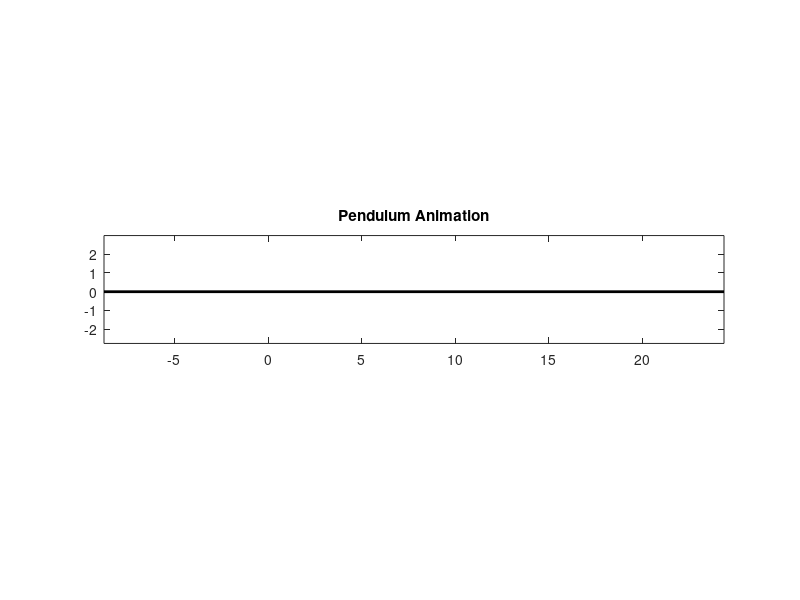

Write MATLAB code to recreate this figure. (Note: this script raises an error after producing the figure.)
%----------Problem 2-----------
diary('output2.txt');
diary on;
clear; clc; close all;

%% Define Parameters and ODE
m1 = 1;           
m2 = 2;           
l = 2;           
g = 9.8;          
M = m2 / (m1 + m2);  

odefun = @(t, y) [...
    y(2);
    -(M * cos(y(1)) * sin(y(1)) * y(2)^2 - (g/l) * sin(y(1))) / (1 - M * cos(y(1))^2);
    y(4);
    -(M * g * sin(y(1)) * cos(y(1)) + M * l * sin(y(1)) * y(2)^2) / (1 - M * cos(y(1))^2)
];
y0 = [pi/4, 1, 0, 0];
t = 0:0.05:20;

[t, y] = ode45(odefun, t, y0);

%% Compute Positions and Axis Limits
x_pivot = y(:,3);           
theta = y(:,1);             
x_mass = x_pivot + l * sin(theta);  
y_mass = -l * cos(theta);   

x_min = min(x_pivot) - l - 1;
x_max = max(x_pivot) + l + 1;
y_min = min(y_mass) - 1;
y_max = max(y_mass) + 1;

%% Set Up Video
figure;
plot([x_min, x_max], [0, 0], 'k-', 'LineWidth', 2);                      % Horizontal track
hold on;
pivot = plot(nan, nan, 'ro', 'MarkerSize', 3, 'MarkerFaceColor', 'r');   % Pivot Point
rod = plot([nan, nan], [nan, nan], 'b-', 'LineWidth', 3);                % Pendulum Rod
mass = plot(nan, nan, 'bo', 'MarkerSize', 6, 'MarkerFaceColor', 'b');    % Mass Point
axis([x_min, x_max, y_min, y_max]);
axis equal;
axis manual;                                                             % Axis Fixed
title('Pendulum Animation');

vid = VideoWriter('pendulum_video.avi');
vid.FrameRate = 20;
open(vid);

% Animation Loop
for i = 1:length(t)
    set(pivot, 'XData', x_pivot(i), 'YData', 0);
    set(rod, 'XData', [x_pivot(i), x_mass(i)], 'YData', [0, y_mass(i)]);
    set(mass, 'XData', x_mass(i), 'YData', y_mass(i));
    title(sprintf('Time: %.2f s', t(i)));
    frame = getframe(gcf);
    writeVideo(vid, frame);
end

close(vid);
diary off;
